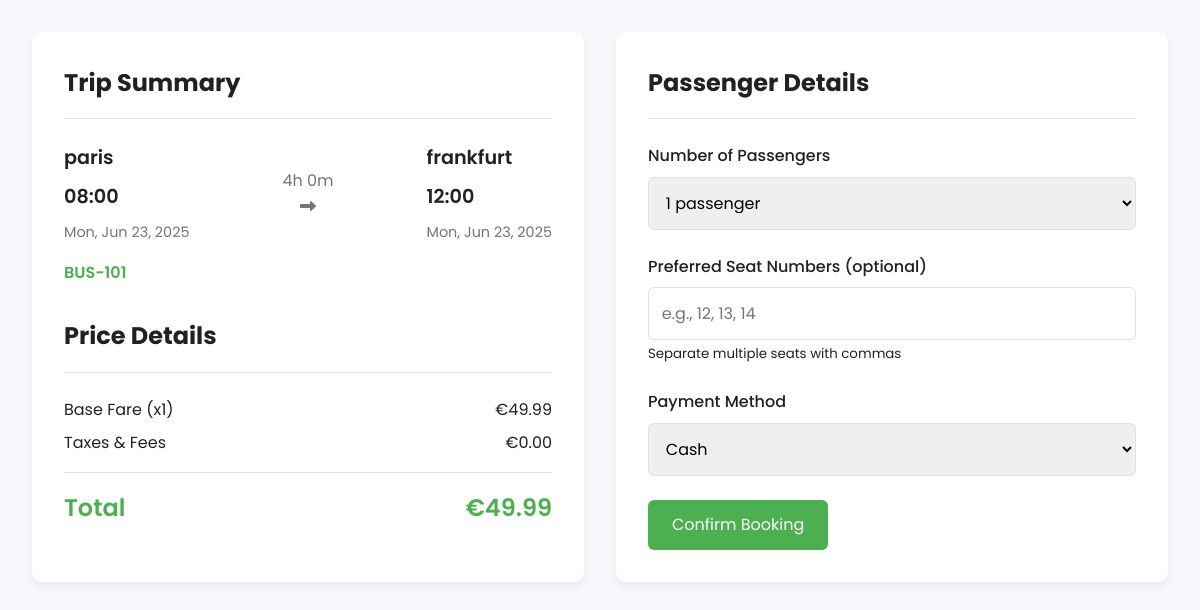
The app's page /frontend/booking.php?bus_id=1 (signed in) with its own data.
### tables this page shows
CREATE TABLE `buses` (
  `id` int(11) NOT NULL,
  `bus_number` varchar(20) NOT NULL,
  `departure_city` varchar(50) NOT NULL,
  `arrival_city` varchar(50) NOT NULL,
  `departure_time` time NOT NULL,
  `arrival_time` time NOT NULL,
  `date` date NOT NULL,
  `price` decimal(10,2) NOT NULL,
  `available_seats` int(11) NOT NULL,
  `total_seats` int(11) NOT NULL,
  `status` enum('active','inactive','maintenance') DEFAULT 'active',
  `created_at` timestamp NOT NULL DEFAULT current_timestamp(),
  `updated_at` timestamp NOT NULL DEFAULT current_timestamp() ON UPDATE current_timestamp()
);

### frontend/booking.php (the view, shortened to what this page needs)
<?php
require __DIR__ . '/../config.php';
$bus_id = $_GET['bus_id'];
try {
    $bus_stmt = $pdo->prepare("SELECT * FROM buses WHERE id = ?");
    $bus_stmt->execute([$bus_id]);
    $bus = $bus_stmt->fetch();
} catch (PDOException $e) {
    die("Database error: " . $e->getMessage());
}
function calculateDuration($departure, $arrival) {
    $depTime = new DateTime($departure);
    $arrTime = new DateTime($arrival);
    $interval = $depTime->diff($arrTime);
    return $interval->h . 'h ' . $interval->i . 'm';
}
?>
<!DOCTYPE html>
<html lang="en">
<head>
    <link href="https://cdnjs.cloudflare.com/ajax/libs/font-awesome/6.4.0/css/all.min.css" rel="stylesheet">
</head>
<body>
    <div class="container">
        <div class="booking-container">
            <div class="booking-summary">
                <h2 class="section-title">Trip Summary</h2>
                <div class="bus-info">
                    <div class="route">
                        <div>
                            <div class="city"><?= htmlspecialchars($bus['departure_city']) ?></div>
                            <div class="time"><?= date('H:i', strtotime($bus['departure_time'])) ?></div>
                            <div class="date"><?= date('D, M j, Y', strtotime($bus['date'])) ?></div>
                        </div>
                        <div class="duration">
                            <div><?= calculateDuration($bus['departure_time'], $bus['arrival_time']) ?></div>
                            <div><i class="fas fa-long-arrow-alt-right"></i></div>
                        </div>
                        <div>
                            <div class="city"><?= htmlspecialchars($bus['arrival_city']) ?></div>
                            <div class="time"><?= date('H:i', strtotime($bus['arrival_time'])) ?></div>
                            <div class="date"><?= date('D, M j, Y', strtotime($bus['date'])) ?></div>
                        </div>
                    </div>
                    <div>
                        <span class="bus-number"><?= htmlspecialchars($bus['bus_number']) ?></span>
                    </div>
                </div>
                <div class="price-summary">
                    <h3 class="section-title">Price Details</h3>
                    <div class="price-row">
                        <span>Base Fare (x<span id="passenger-count">1</span>)</span>
                        <span>€<span id="base-price"><?= number_format($bus['price'], 2) ?></span></span>
                    </div>
                    <div class="price-row">
                        <span>Taxes & Fees</span>
                        <span>€0.00</span>
                    </div>
                    <div class="price-row total-price">
                        <span>Total</span>
                        <span>€<span id="total-price"><?= number_format($bus['price'], 2) ?></span></span>
                    </div>
                </div>
            </div>
            <div class="booking-form">
                <h2 class="section-title">Passenger Details</h2>
                <form method="POST" action="booking.php?bus_id=<?= $bus_id ?>">
                    <div class="form-group">
                        <label for="passengers">Number of Passengers</label>
                        <select id="passengers" name="passengers" class="form-control" required>
                            <?php for ($i = 1; $i <= min(10, $bus['available_seats']); $i++): ?>
                                <option value="<?= $i ?>"><?= $i ?> passenger<?= $i > 1 ? 's' : '' ?></option>
                            <?php endfor; ?>
                        </select>
                    </div>
                    <div class="form-group">
                        <label for="seat_numbers">Preferred Seat Numbers (optional)</label>
                        <input type="text" id="seat_numbers" name="seat_numbers" class="form-control"
                               placeholder="e.g., 12, 13, 14">
                        <small>Separate multiple seats with commas</small>
                    </div>
                    <div class="form-group">
                        <label for="payment_method">Payment Method</label>
                        <select id="payment_method" name="payment_method" class="form-control" required>
                            <option value="cash">Cash</option>
                        </select>
                    </div>
                    <button type="submit" class="btn">Confirm Booking</button>
                </form>
            </div>
        </div>
    </div>
</body>
</html>

### frontend/booking.php (style rules this page uses)
:root { --primary: #4CAF50; --primary-dark: #388E3C; --primary-light: #C8E6C9; --secondary: #FF5722; --secondary-dark: #E64A19; --accent: #2196F3; --dark: #212121; --medium: #757575; --light: #FFFFFF; --light-bg: #F5F7FA; --border: #E0E0E0; --success: #4CAF50; --warning: #FFC107; --danger: #F44336; --info: #2196F3; }
* { margin: 0; padding: 0; box-sizing: border-box; }
body { font-family: 'Poppins', sans-serif; background-color: var(--light-bg); color: var(--dark); line-height: 1.6; }
.container { max-width: 1200px; margin: 0 auto; padding: 2rem; }
.booking-container { display: grid; grid-template-columns: 1fr 1fr; gap: 2rem; }
.booking-summary, .booking-form { background: var(--light); border-radius: 10px; padding: 2rem; box-shadow: 0 4px 6px rgba(0,0,0,0.05); }
.section-title { font-size: 1.5rem; margin-bottom: 1.5rem; color: var(--dark); padding-bottom: 1rem; border-bottom: 1px solid var(--border); }
.bus-info { margin-bottom: 2rem; }
.route { display: flex; justify-content: space-between; align-items: center; margin-bottom: 1rem; }
.city { font-weight: 600; font-size: 1.2rem; }
.time { font-size: 1.2rem; font-weight: 600; margin: 0.5rem 0; }
.date { color: var(--medium); font-size: 0.9rem; }
.duration { text-align: center; color: var(--medium); margin: 1rem 0; }
.bus-number { font-weight: 600; color: var(--primary); }
.price-summary { margin-top: 2rem; }
.price-row { display: flex; justify-content: space-between; margin-bottom: 0.5rem; }
.total-price { font-size: 1.5rem; font-weight: 600; color: var(--primary); margin-top: 1rem; padding-top: 1rem; border-top: 1px solid var(--border); }
.form-group { margin-bottom: 1.5rem; }
.form-group label { display: block; margin-bottom: 0.5rem; font-weight: 500; }
.form-control { width: 100%; padding: 0.8rem; border: 1px solid var(--border); border-radius: 6px; font-family: inherit; font-size: 1rem; }
.btn { padding: 0.8rem 1.5rem; border: none; border-radius: 6px; background: var(--primary); color: var(--light); font-family: inherit; font-size: 1rem; cursor: pointer; transition: all 0.3s ease; }

### records on screen
buses: departure_city "paris", departure_time "08:00", date "Mon, Jun 23, 2025", departure_time+arrival_time "4h 0m", arrival_city "frankfurt", arrival_time "12:00", bus_number "BUS-101", price "49.99"

### other values on screen
form field passengers "1 passenger"
